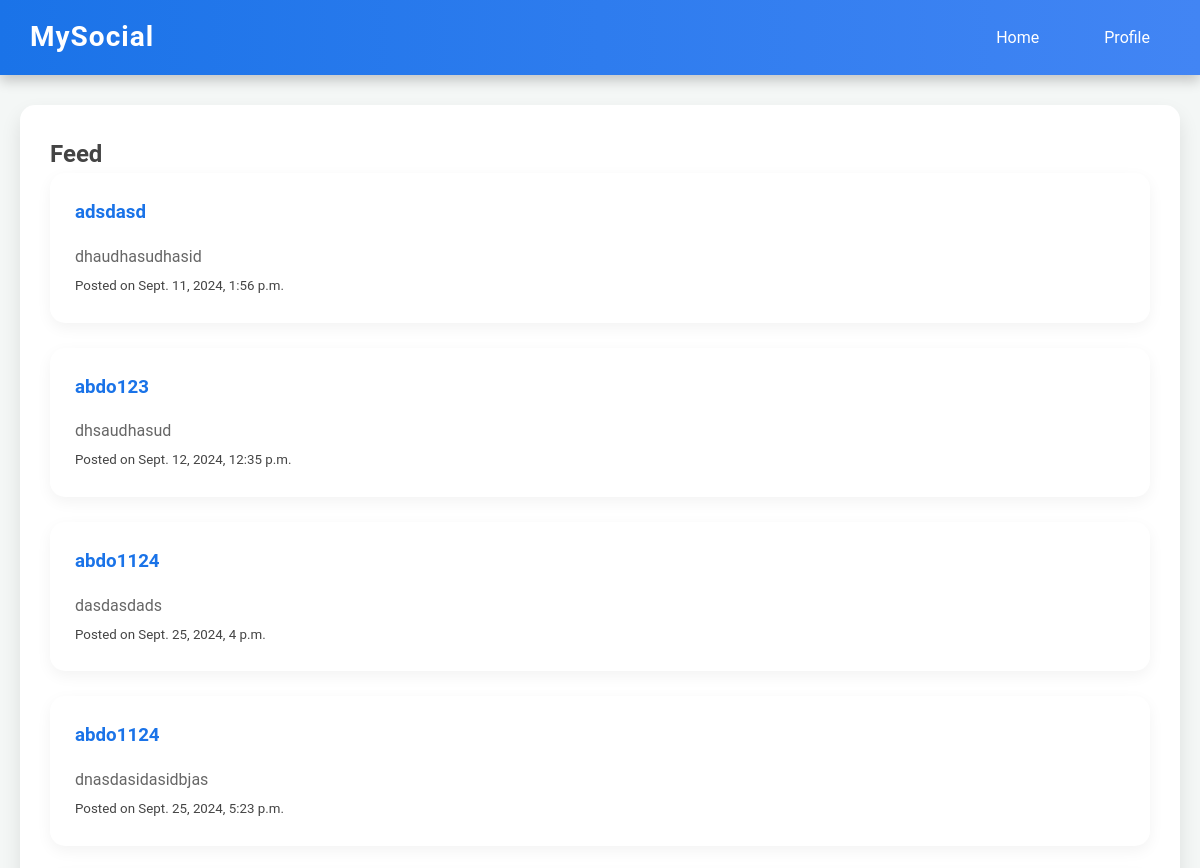
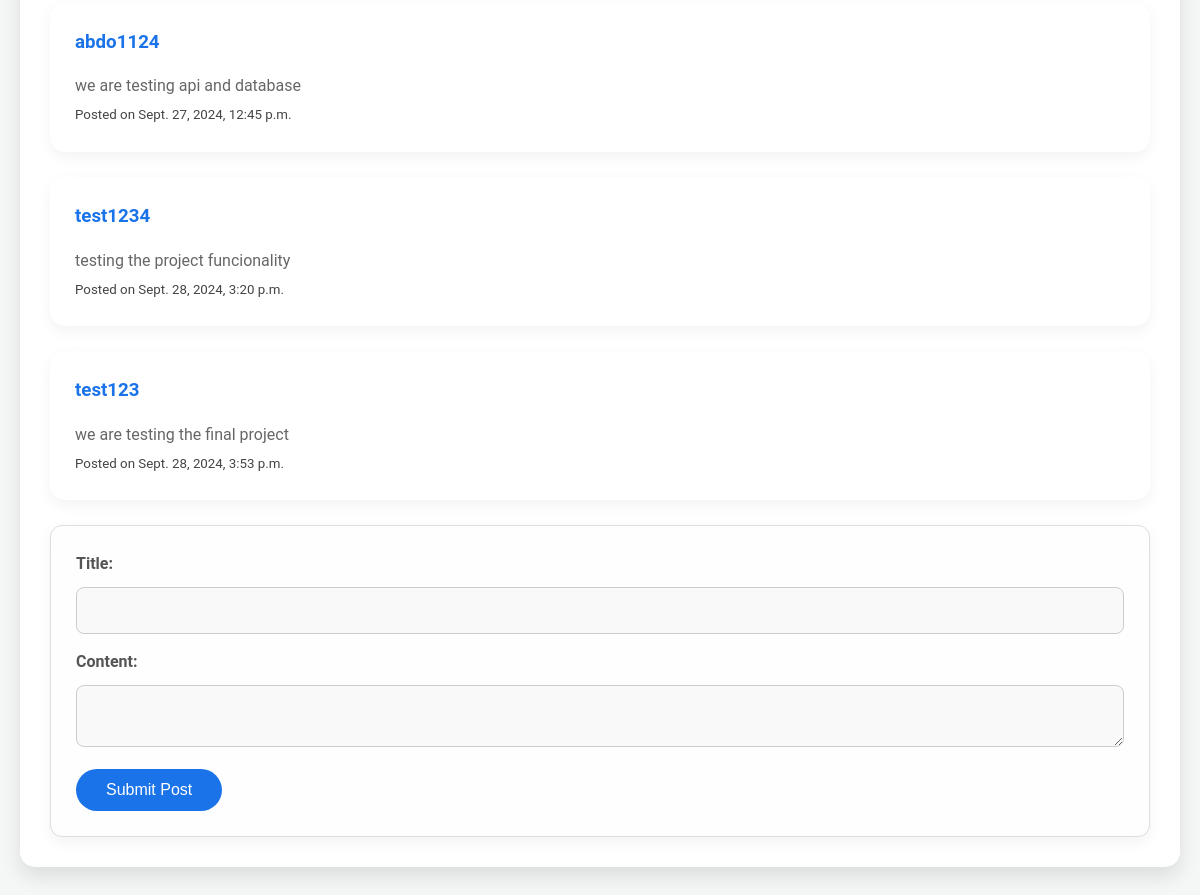
The page /account/ (signed in) on the database its author committed (2 pictures, top to bottom).
### account/models.py (models this page shows, shortened)
class Post(models.Model):
    author = models.ForeignKey(User, on_delete=models.CASCADE)
    content = models.TextField()
    created_at = models.DateTimeField(auto_now_add=True)
    updated_at = models.DateTimeField(auto_now=True)

### account/views.py (the view)
# urls.py: path('', views.home, name='home'),
@login_required
def home(request):
    posts = Post.objects.all()
    return render(request, 'home.html', {'posts': posts})

### account/templates/home.html (shortened to what this page needs)
{%load static%}
<!DOCTYPE html>
<html lang="en">
<head>
    <link rel="stylesheet" href={%static 'css/page.css'%}>
</head>
<body>
    <nav>
        <h1>MySocial</h1>
        <ul>
            <li><a href="#home">Home</a></li>
            <li><a href={%url 'profile' request.user.username%}>Profile</a></li>
        </ul>
    </nav>
    <section id="home">
        <h2>Feed</h2>
        {% for post in posts %}
            <div class="post">
                <h3>{{ post.author.username }}</h3>
                <p>{{ post.content }}</p>
                <small>Posted on {{ post.created_at }}</small>
            </div>
        {% empty %}
            <p>No posts available.</p>
        {% endfor %}
        <form action="{%url 'create_post'%}" method="POST">
            <label for="post-title">Title:</label>
            <input type="text" id="post-title" name="title" required>
            <label for="post-content">Content:</label>
            <textarea id="post-content" name="content" required></textarea>
            <button type="submit">Submit Post</button>
        </form>
    </section>
</body>
</html>

### account/static/css/page.css (style rules this page uses)
* { margin: 0; padding: 0; box-sizing: border-box; }
body { font-family: 'Roboto', sans-serif; background-color: #f4f7f6; color: #444; line-height: 1.6; padding-bottom: 50px; transition: background-color 0.3s ease; }
nav { background: linear-gradient(90deg, #1a73e8, #4285f4); color: white; padding: 15px 30px; display: flex; justify-content: space-between; align-items: center; box-shadow: 0 4px 8px rgba(0, 0, 0, 0.1); transition: box-shadow 0.3s ease; }
nav h1 { font-size: 28px; font-weight: bold; letter-spacing: 1px; }
nav ul { list-style: none; display: flex; }
nav ul li { margin-left: 25px; }
nav ul li a { color: white; text-decoration: none; padding: 10px 20px; border-radius: 25px; transition: background-color 0.3s ease, transform 0.3s ease; }
section { padding: 30px; background-color: white; margin: 30px 20px; border-radius: 15px; box-shadow: 0 10px 20px rgba(0, 0, 0, 0.1); transition: transform 0.3s ease, box-shadow 0.3s ease, background-color 0.3s ease; }
form { margin-top: 20px; padding: 25px; background-color: #fefefe; border: 1px solid #ddd; border-radius: 12px; box-shadow: 0 5px 15px rgba(0, 0, 0, 0.05); transition: box-shadow 0.3s ease, background-color 0.3s ease; }
form label { display: block; margin-bottom: 10px; font-weight: bold; color: #555; }
form input[type="text"], form textarea { width: 100%; padding: 15px 18px; margin-bottom: 15px; border: 1px solid #ccc; border-radius: 8px; background-color: #f9f9f9; transition: border-color 0.3s ease, background-color 0.3s ease; }
form button { padding: 12px 30px; background-color: #1a73e8; color: white; border: none; border-radius: 30px; cursor: pointer; transition: background-color 0.3s ease, transform 0.3s ease; font-size: 16px; }
.post, .chat-box { background-color: #fff; padding: 25px; margin-bottom: 25px; border-radius: 15px; box-shadow: 0 5px 15px rgba(0, 0, 0, 0.05); transition: transform 0.3s ease, box-shadow 0.3s ease; }
.post h3 { margin-bottom: 15px; color: #1a73e8; }
.post p { font-size: 16px; color: #666; line-height: 1.8; }

### rows shown on the page
Post: author.username "adsdasd", content "dhaudhasudhasid", created_at "Sept. 11, 2024, 1:56 p.m."
Post: author.username "abdo123", content "dhsaudhasud", created_at "Sept. 12, 2024, 12:35 p.m."
Post: author.username "abdo1124", content "dasdasdads", created_at "Sept. 25, 2024, 4 p.m."
Post: author.username "abdo1124", content "dnasdasidasidbjas", created_at "Sept. 25, 2024, 5:23 p.m."
Post: author.username "abdo1124", content "we are testing api and database", created_at "Sept. 27, 2024, 12:45 p.m."
Post: author.username "test1234", content "testing the project funcionality", created_at "Sept. 28, 2024, 3:20 p.m."
Post: author.username "test123", content "we are testing the final project", created_at "Sept. 28, 2024, 3:53 p.m."
